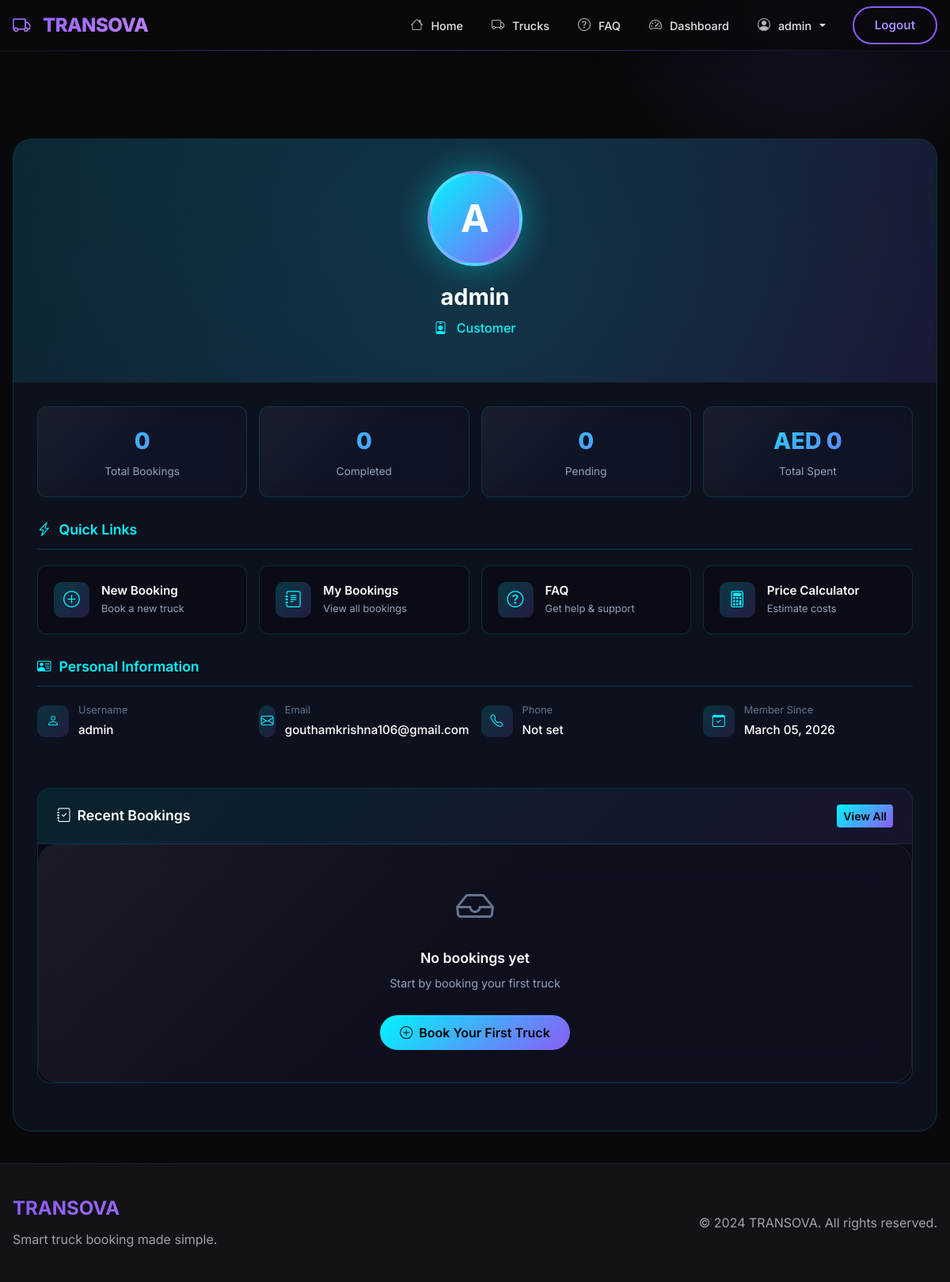
The page /bookings/profile/ (signed in) on the database its author committed.
### accounts/models.py (models this page shows, shortened)
class User(AbstractUser):
    ROLE_ADMIN = "ADMIN"
    ROLE_COMPANY = "COMPANY"
    ROLE_CUSTOMER = "CUSTOMER"
    ROLE_DRIVER = "DRIVER"
    ROLE_CHOICES = (
        (ROLE_ADMIN, "Admin"),
        (ROLE_COMPANY, "Company"),
        (ROLE_CUSTOMER, "Customer"),
        (ROLE_DRIVER, "Driver"),
    )
    role = models.CharField(
        max_length=20,
        choices=ROLE_CHOICES,
        default=ROLE_CUSTOMER
    )
    phone = models.CharField(max_length=20, blank=True)
    address = models.TextField(blank=True)
    profile_picture = models.ImageField(upload_to='profile_pics/', blank=True, null=True)
    date_of_birth = models.DateField(null=True, blank=True)
    gender = models.CharField(max_length=10, choices=[
        ('male', 'Male'),
        ('female', 'Female'),
        ('other', 'Other'),
    ], blank=True)
    groups = models.ManyToManyField(
        'auth.Group',
        verbose_name='groups',
        blank=True,
        help_text='The groups this user belongs to.',
        related_name='custom_user_set',
        related_query_name='user',
    )
    user_permissions = models.ManyToManyField(
        'auth.Permission',
        verbose_name='user permissions',
        blank=True,
        help_text='Specific permissions for this user.',
        related_name='custom_user_set',
        related_query_name='user',
    )

### bookings/views.py (the view)
# urls.py: path("profile/", profile, name="profile"),
@login_required(login_url='/login/')
def profile(request):
    if request.user.role != 'CUSTOMER':
        messages.error(request, "You are not authorized to view this page.")
        return redirect('login')
    user_bookings = Booking.objects.filter(
        Q(customer_name=request.user.get_full_name()) |
        Q(customer_name=request.user.username) |
        Q(user=request.user)
    ).order_by("-booking_date")
    recent_bookings = user_bookings[:5]
    total_bookings = user_bookings.count()
    confirmed_bookings = user_bookings.filter(truck__isnull=False).count()
    pending_bookings = user_bookings.filter(truck__isnull=True).count()
    total_spent = user_bookings.aggregate(Sum("price"))["price__sum"] or 0
    context = {
        'user': request.user,
        'bookings': recent_bookings,
        'total_bookings': total_bookings,
        'confirmed_bookings': confirmed_bookings,
        'pending_bookings': pending_bookings,
        'total_spent': total_spent,
    }
    return render(request, "bookings/profile.html", context)

### bookings/templates/bookings/profile.html (shortened to what this page needs)
{% extends "bookings/customer_base.html" %}
{% load static %}
{% block content %}
<div class="profile-section">
    <div class="container">
        <div class="profile-card">
            <div class="profile-header">
                <div class="profile-avatar">
                    {{ user.username|upper|slice:":1" }}
                </div>
                <h1 class="profile-name">{{ user.get_full_name|default:user.username }}</h1>
                <p class="profile-role">
                    <i class="bi bi-person-badge me-2"></i>
                    {% if user.role %}{{ user.get_role_display }}{% else %}Customer{% endif %}
                </p>
            </div>
            <div class="profile-body">
                <div class="stats-grid">
                    <div class="stat-card">
                        <div class="stat-number">{{ total_bookings|default:0 }}</div>
                        <div class="stat-label">Total Bookings</div>
                    </div>
                    <div class="stat-card">
                        <div class="stat-number">{{ confirmed_bookings|default:0 }}</div>
                        <div class="stat-label">Completed</div>
                    </div>
                    <div class="stat-card">
                        <div class="stat-number">{{ pending_bookings|default:0 }}</div>
                        <div class="stat-label">Pending</div>
                    </div>
                    <div class="stat-card">
                        <div class="stat-number">AED {{ total_spent|default:0 }}</div>
                        <div class="stat-label">Total Spent</div>
                    </div>
                </div>
                <div class="info-section">
                    <h4 class="info-title">
                        <i class="bi bi-lightning-charge"></i>Quick Links
                    </h4>
                    <div class="quick-links">
                        <a href="{% url 'customer_booking' %}" class="quick-link">
                            <div class="quick-link-icon">
                                <i class="bi bi-plus-circle"></i>
                            </div>
                            <div class="quick-link-text">
                                <h5>New Booking</h5>
                                <p>Book a new truck</p>
                            </div>
                        </a>
                        <a href="{% url 'customer_booking_list' %}" class="quick-link">
                            <div class="quick-link-icon">
                                <i class="bi bi-journal-text"></i>
                            </div>
                            <div class="quick-link-text">
                                <h5>My Bookings</h5>
                                <p>View all bookings</p>
                            </div>
                        </a>
                        <a href="{% url 'faq' %}" class="quick-link">
                            <div class="quick-link-icon">
                                <i class="bi bi-question-circle"></i>
                            </div>
                            <div class="quick-link-text">
                                <h5>FAQ</h5>
                                <p>Get help & support</p>
                            </div>
                        </a>
                        <a href="{% url 'price_calculator' %}" class="quick-link">
                            <div class="quick-link-icon">
                                <i class="bi bi-calculator"></i>
                            </div>
                            <div class="quick-link-text">
                                <h5>Price Calculator</h5>
                                <p>Estimate costs</p>
                            </div>
                        </a>
                    </div>
                </div>
                <div class="info-section">
                    <h4 class="info-title">
                        <i class="bi bi-person-vcard"></i>Personal Information
                    </h4>
                    <div class="info-grid">
                        <div class="info-item">
                            <div class="info-icon">
                                <i class="bi bi-person"></i>
                            </div>
                            <div class="info-content">
                                <label>Username</label>
                                <span>{{ user.username }}</span>
                            </div>
                        </div>
                        <div class="info-item">
                            <div class="info-icon">
                                <i class="bi bi-envelope"></i>
                            </div>
                            <div class="info-content">
                                <label>Email</label>
                                <span>{{ user.email }}</span>
                            </div>
                        </div>
                        <div class="info-item">
                            <div class="info-icon">
                                <i class="bi bi-telephone"></i>
                            </div>
                            <div class="info-content">
                                <label>Phone</label>
                                <span>{{ user.phone|default:"Not set" }}</span>
                            </div>
                        </div>
                        <div class="info-item">
                            <div class="info-icon">
                                <i class="bi bi-calendar-check"></i>
                            </div>
                            <div class="info-content">
                                <label>Member Since</label>
                                <span>{{ user.date_joined|date:"F d, Y" }}</span>
                            </div>
                        </div>
                    </div>
                </div>
                <div class="bookings-section">
                    <div class="section-card">
                        <div class="section-header">
                            <h3 class="section-title">
                                <i class="bi bi-journal-check me-2"></i>Recent Bookings
                            </h3>
                            <a href="{% url 'customer_booking_list' %}" class="btn btn-sm"
                               style="background: linear-gradient(135deg, #00f5ff, #8b5cf6); border: none; color: #050508; font-weight: 600;">
                                View All
                            </a>
                        </div>
                        {% if bookings %}
                        <div class="table-responsive">
                            <table class="bookings-table">
                                <thead>
                                    <tr>
                                        <th>ID</th>
                                        <th>Route</th>
                                        <th>Date</th>
                                        <th>Status</th>
                                        <th>Amount</th>
                                        <th>Action</th>
                                    </tr>
                                </thead>
                                <tbody>
                                    {% for booking in bookings %}
                                    <tr>
                                        <td><span style="color: #00f5ff; font-weight: 600;">#{{ booking.id }}</span></td>
                                        <td>
                                            <div class="route-info">
                                                <span>{{ booking.pickup_location|truncatechars:12 }}</span>
                                                <i class="bi bi-arrow-right route-arrow"></i>
                                                <span>{{ booking.drop_location|truncatechars:12 }}</span>
                                            </div>
                                        </td>
                                        <td>{{ booking.booking_date }}</td>
                                        <td>
                                            {% if booking.truck %}
                                            <span class="status-badge confirmed">
                                                <i class="bi bi-check-circle me-1"></i>Confirmed
                                            </span>
                                            {% else %}
                                            <span class="status-badge pending">
                                                <i class="bi bi-clock me-1"></i>Pending
                                            </span>
                                            {% endif %}
                                        </td>
                                        <td><span class="price-amount">{{ booking.currency }} {{ booking.price }}</span></td>
                                        <td>
                                            <a href="{% url 'booking_receipt' booking.id %}" class="btn-view">
                                                <i class="bi bi-receipt me-1"></i>Receipt
                                            </a>
                                        </td>
                                    </tr>
                                    {% endfor %}
                                </tbody>
                            </table>
                        </div>
                        {% else %}
                        <div class="empty-state">
                            <div class="empty-icon">
                                <i class="bi bi-inbox"></i>
                            </div>
                            <h3 class="empty-title">No bookings yet</h3>
                            <p class="empty-text">Start by booking your first truck</p>
                            <a href="{% url 'customer_booking' %}" class="btn"
                               style="background: linear-gradient(135deg, #00f5ff, #8b5cf6); border: none; color: #050508; font-weight: 600; padding: 10px 25px; border-radius: 25px; display: inline-block; margin-top: 15px; text-decoration: none;">
                                <i class="bi bi-plus-circle me-2"></i>Book Your First Truck
                            </a>
                        </div>
                        {% endif %}
                    </div>
                </div>
            </div>
        </div>
    </div>
</div>
{% endblock %}

### bookings/templates/bookings/base.html (shortened to what this page needs)
{% load static %}
<!DOCTYPE html>
<html lang="en">
<head>
    <link href="https://cdn.jsdelivr.net/npm/bootstrap@5.3.3/dist/css/bootstrap.min.css" rel="stylesheet">
    <link href="https://cdn.jsdelivr.net/npm/bootstrap-icons@1.11.3/font/bootstrap-icons.css" rel="stylesheet">
    <link rel="stylesheet" href="{% static 'css/theme.css' %}">
</head>
<body>
<nav class="navbar navbar-expand-lg kontrek-navbar fixed-top">
    <div class="container">
        <a class="navbar-brand" href="/">
            <i class="bi bi-truck me-2"></i>TRANSOVA
        </a>
        <div class="collapse navbar-collapse" id="nav">
            <ul class="navbar-nav ms-auto align-items-lg-center">
                <li class="nav-item">
                    <a class="nav-link {% if request.path == '/' %}active{% endif %}" href="/">
                        <i class="bi bi-house me-1"></i> Home
                    </a>
                </li>
                <li class="nav-item">
                    <a class="nav-link {% if '/trucks/' in request.path %}active{% endif %}" href="/trucks/">
                        <i class="bi bi-truck me-1"></i> Trucks
                    </a>
                </li>
                <li class="nav-item">
                    <a class="nav-link {% if '/faq/' in request.path %}active{% endif %}" href="/faq/">
                        <i class="bi bi-question-circle me-1"></i> FAQ
                    </a>
                </li>
                {% if user.is_authenticated %}
                    {% if user.is_staff or user.is_superuser or user.role == 'ADMIN' %}
                    <li class="nav-item">
                        <a class="nav-link" href="/bookings/admin-dashboard/">
                            <i class="bi bi-speedometer2 me-1"></i> Dashboard
                        </a>
                    </li>
                    <li class="nav-item dropdown">
                        <a class="nav-link dropdown-toggle" href="#" role="button" data-bs-toggle="dropdown">
                            <i class="bi bi-person-circle me-1"></i> {{ user.username }}
                        </a>
                    </li>
                    {% elif user.role == 'COMPANY' %}
                    <li class="nav-item"><a class="nav-link" href="/fleet/dashboard/"><i class="bi bi-speedometer2 me-1"></i> Dashboard</a></li>
                    {% else %}
                    <li class="nav-item"><a class="nav-link" href="/dashboard/"><i class="bi bi-speedometer2 me-1"></i> Dashboard</a></li>
                    {% endif %}
                    <li class="nav-item">
                        <a class="kontrek-btn-outline ms-lg-3" href="/logout/">Logout</a>
                    </li>
                {% endif %}
            </ul>
        </div>
    </div>
</nav>
<main class="kontrek-container">
    {% block content %}{% endblock %}
</main>
<footer class="footer-custom">
    <div class="container">
        <div class="row align-items-center">
            <div class="col-md-6">
                <h5 class="footer-brand">TRANSOVA</h5>
                <p class="text-muted mb-0">Smart truck booking made simple.</p>
            </div>
            <div class="col-md-6 text-md-end">
                <p class="text-muted mb-0">&copy; 2024 TRANSOVA. All rights reserved.</p>
            </div>
        </div>
    </div>
</footer>
</body>
</html>

### rows shown on the page
User: username "admin", username "A", get_full_name "admin", role "Customer", email "gouthamkrishna106@gmail.com", phone "Not set", date_joined "March 05, 2026"

### other values the page prints
{{ total_bookings|default:0 }} "0"
{{ confirmed_bookings|default:0 }} "0"
{{ pending_bookings|default:0 }} "0"
{{ total_spent|default:0 }} "0"
